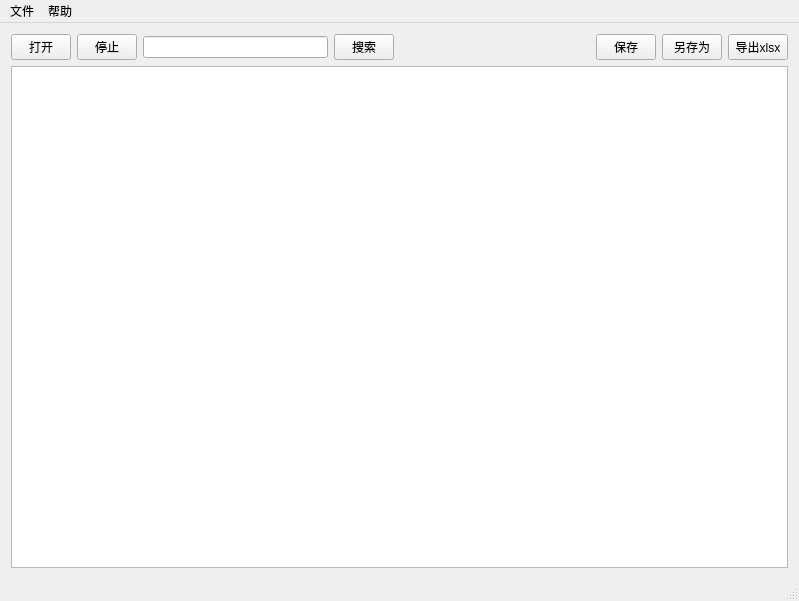
<?xml version="1.0" encoding="UTF-8"?>
<ui version="4.0">
 <class>MainWindow</class>
 <widget class="QMainWindow" name="MainWindow">
  <property name="geometry">
   <rect>
    <x>0</x>
    <y>0</y>
    <width>799</width>
    <height>601</height>
   </rect>
  </property>
  <property name="windowTitle">
   <string>DntEditor</string>
  </property>
  <widget class="QWidget" name="centralWidget">
   <layout class="QGridLayout" name="gridLayout">
    <item row="0" column="0">
     <widget class="QPushButton" name="pushButton">
      <property name="maximumSize">
       <size>
        <width>60</width>
        <height>16777215</height>
       </size>
      </property>
      <property name="text">
       <string>打开</string>
      </property>
     </widget>
    </item>
    <item row="0" column="1">
     <widget class="QPushButton" name="pushButton_5">
      <property name="maximumSize">
       <size>
        <width>60</width>
        <height>16777215</height>
       </size>
      </property>
      <property name="text">
       <string>停止</string>
      </property>
     </widget>
    </item>
    <item row="0" column="2">
     <widget class="QLineEdit" name="lineEdit">
      <property name="minimumSize">
       <size>
        <width>80</width>
        <height>0</height>
       </size>
      </property>
     </widget>
    </item>
    <item row="0" column="3">
     <widget class="QPushButton" name="pushButton_2">
      <property name="maximumSize">
       <size>
        <width>60</width>
        <height>16777215</height>
       </size>
      </property>
      <property name="text">
       <string>搜索</string>
      </property>
     </widget>
    </item>
    <item row="0" column="4">
     <spacer name="horizontalSpacer">
      <property name="orientation">
       <enum>Qt::Horizontal</enum>
      </property>
      <property name="sizeHint" stdset="0">
       <size>
        <width>134</width>
        <height>20</height>
       </size>
      </property>
     </spacer>
    </item>
    <item row="0" column="6">
     <widget class="QPushButton" name="pushButton_3">
      <property name="maximumSize">
       <size>
        <width>60</width>
        <height>16777215</height>
       </size>
      </property>
      <property name="text">
       <string>保存</string>
      </property>
     </widget>
    </item>
    <item row="0" column="7">
     <widget class="QPushButton" name="pushButton_4">
      <property name="maximumSize">
       <size>
        <width>60</width>
        <height>16777215</height>
       </size>
      </property>
      <property name="text">
       <string>另存为</string>
      </property>
     </widget>
    </item>
    <item row="2" column="0" colspan="9">
     <widget class="QTableWidget" name="tableWidget">
      <property name="whatsThis">
       <string>&lt;!DOCTYPE HTML PUBLIC &quot;-//W3C//DTD HTML 4.0//EN&quot; &quot;http://www.w3.org/TR/REC-html40/strict.dtd&quot;&gt;
&lt;html&gt;&lt;head&gt;&lt;meta name=&quot;qrichtext&quot; content=&quot;1&quot; /&gt;&lt;style type=&quot;text/css&quot;&gt;
p, li { white-space: pre-wrap; }
&lt;/style&gt;&lt;/head&gt;&lt;body style=&quot; font-family:'微软雅黑'; font-size:9pt; font-weight:400; font-style:normal;&quot;&gt;
&lt;p style=&quot; margin-top:0px; margin-bottom:0px; margin-left:0px; margin-right:0px; -qt-block-indent:0; text-indent:0px;&quot;&gt;阿斯达&lt;/p&gt;&lt;/body&gt;&lt;/html&gt;</string>
      </property>
      <attribute name="horizontalHeaderDefaultSectionSize">
       <number>100</number>
      </attribute>
      <attribute name="horizontalHeaderMinimumSectionSize">
       <number>50</number>
      </attribute>
      <attribute name="horizontalHeaderStretchLastSection">
       <bool>false</bool>
      </attribute>
      <attribute name="verticalHeaderDefaultSectionSize">
       <number>20</number>
      </attribute>
      <attribute name="verticalHeaderMinimumSectionSize">
       <number>20</number>
      </attribute>
     </widget>
    </item>
    <item row="0" column="8">
     <widget class="QPushButton" name="pushButton_6">
      <property name="maximumSize">
       <size>
        <width>60</width>
        <height>16777215</height>
       </size>
      </property>
      <property name="text">
       <string>导出xlsx</string>
      </property>
     </widget>
    </item>
   </layout>
  </widget>
  <widget class="QMenuBar" name="menuBar">
   <property name="geometry">
    <rect>
     <x>0</x>
     <y>0</y>
     <width>799</width>
     <height>23</height>
    </rect>
   </property>
   <widget class="QMenu" name="menu">
    <property name="title">
     <string>文件</string>
    </property>
    <addaction name="action"/>
    <addaction name="action_2"/>
    <addaction name="action_3"/>
    <addaction name="separator"/>
    <addaction name="action_5"/>
   </widget>
   <widget class="QMenu" name="menu_2">
    <property name="title">
     <string>帮助</string>
    </property>
    <addaction name="action_6"/>
   </widget>
   <addaction name="menu"/>
   <addaction name="menu_2"/>
  </widget>
  <widget class="QStatusBar" name="statusBar">
   <property name="layoutDirection">
    <enum>Qt::LeftToRight</enum>
   </property>
  </widget>
  <action name="action">
   <property name="text">
    <string>打开</string>
   </property>
  </action>
  <action name="action_2">
   <property name="text">
    <string>保存</string>
   </property>
  </action>
  <action name="action_3">
   <property name="text">
    <string>另存为</string>
   </property>
  </action>
  <action name="action_5">
   <property name="text">
    <string>退出</string>
   </property>
  </action>
  <action name="action_6">
   <property name="text">
    <string>关于</string>
   </property>
  </action>
 </widget>
 <layoutdefault spacing="6" margin="11"/>
 <resources/>
 <connections/>
</ui>
